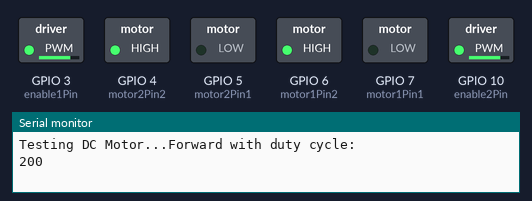
Bench run of a sketch on a simulated ESP32-S3. Shown: switched loads named in the sketch (green lamp = pin HIGH), the last lines printed to the serial monitor.

Above: at 0.05 s.
At 6.0 s:
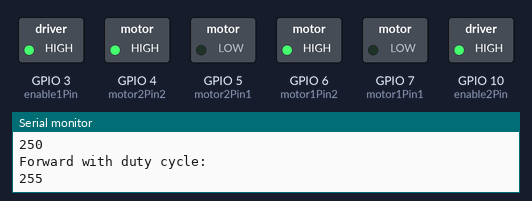
Timing chart, 0 to 6.9 s (numbered marks = the images above):
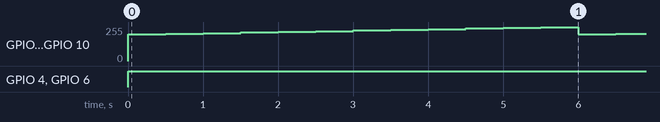

Measured:
- by itself, GPIO 4 (motor2Pin2), GPIO 6 (motor1Pin2): LOW → HIGH at 0.00 s
- by itself, GPIO 3 (enable1Pin), GPIO 10 (enable2Pin): repeats every 6.0 s: 204/255 0.50 s, 209/255 0.50 s, 214/255 0.50 s, 219/255 0.50 s, 224/255 0.50 s, 229/255 0.50 s, 234/255 0.50 s, 239/255 0.50 s, 244/255 0.50 s, 249/255 0.50 s, 255/255 0.50 s, 199/255 0.50 s

The sketch:

motor_drive_test.ino
```cpp
// Set pin
// Motor 1
int motor1Pin1 = 7;
int motor1Pin2 = 6;
int enable1Pin = 3;
int encoder1PinA = 12;
int encoder1PinB = 11;
// Motor 2
int motor2Pin1 = 5;
int motor2Pin2 = 4;
int enable2Pin = 10;
int encoder2PinA = 13;
int encoder2PinB = 14;

////Setting PWM properties
const int freq = 3000;
const int pwmChannel = 0;
const int resolution = 8;
int dutyCycle = 200;

void setup() {
  pinMode(motor1Pin1, OUTPUT);
  pinMode(motor1Pin2, OUTPUT);
  pinMode(enable1Pin, OUTPUT);

  pinMode(motor2Pin1, OUTPUT);
  pinMode(motor2Pin2, OUTPUT);
  pinMode(enable2Pin, OUTPUT);

//  analogWriteResolution(enable1Pin, resolution);
//  analogWriteFrequency(enable1Pin, freq);
//  //analogWrite(enable1Pin,dutyCycle);
//  analogWriteResolution(enable2Pin, resolution);
//  analogWriteFrequency(enable2Pin, freq);
//  //analogWrite(enable2Pin,dutyCycle);

  ledcAttachChannel(enable1Pin, freq, resolution, pwmChannel);
  ledcAttachChannel(enable2Pin, freq, resolution, pwmChannel);


  Serial.begin(115200);
  Serial.print("Testing DC Motor...");
}

void loop() {
  digitalWrite(enable1Pin, HIGH);
  digitalWrite(enable2Pin, HIGH);
  //move forward with maximum speed
//  Serial.println("Moving Forward");
//  digitalWrite(motor1Pin1, LOW);
//  digitalWrite(motor1Pin2, HIGH);
//  digitalWrite(motor2Pin1, LOW);
//  digitalWrite(motor2Pin2, HIGH);
//  delay(1000);
//
//  // Stop motor
//  Serial.println("Stop");
//  digitalWrite(motor1Pin1, LOW);
//  digitalWrite(motor1Pin2, LOW);
//  digitalWrite(motor2Pin1, LOW);
//  digitalWrite(motor2Pin2, LOW);
//  delay(1000);
//
//  // move backward
//  Serial.println("Moving Backward");
//  digitalWrite(motor1Pin1, HIGH);
//  digitalWrite(motor1Pin2, LOW);
//  digitalWrite(motor2Pin1, HIGH);
//  digitalWrite(motor2Pin2, LOW);
//  delay(1000);
//
//
//  // Stop motor
//  Serial.println("Stop");
//  digitalWrite(motor1Pin1, LOW);
//  digitalWrite(motor1Pin2, LOW);
//  digitalWrite(motor2Pin1, LOW);
//  digitalWrite(motor2Pin2, LOW);
//  delay(1000);
//
//  // turn right
//  Serial.println("Turning right");
//  digitalWrite(motor1Pin1, LOW);
//  digitalWrite(motor1Pin2, HIGH);
//  digitalWrite(motor2Pin1, HIGH);
//  digitalWrite(motor2Pin2, LOW);
//  delay(1000);
//
//
//  // Stop motor
//  Serial.println("Stop");
//  digitalWrite(motor1Pin1, LOW);
//  digitalWrite(motor1Pin2, LOW);
//  digitalWrite(motor2Pin1, LOW);
//  digitalWrite(motor2Pin2, LOW);
//  delay(1000);
//
//
//  Serial.println("Turning left");
//  digitalWrite(motor1Pin1, HIGH);
//  digitalWrite(motor1Pin2, LOW);
//  digitalWrite(motor2Pin1, LOW);
//  digitalWrite(motor2Pin2, HIGH);
//  delay(1000);

  // move motor forward with increasing speed
  digitalWrite(motor1Pin1, LOW);
  digitalWrite(motor1Pin2, HIGH);
  digitalWrite(motor2Pin1, LOW);
  digitalWrite(motor2Pin2, HIGH);
  while (dutyCycle <= 255){
    ledcWrite(enable1Pin, dutyCycle);
    ledcWrite(enable2Pin, dutyCycle);
    Serial.println("Forward with duty cycle:");
    Serial.println(dutyCycle);
    dutyCycle = dutyCycle +5;
    delay(500);
    }
    dutyCycle = 200;

}
```
